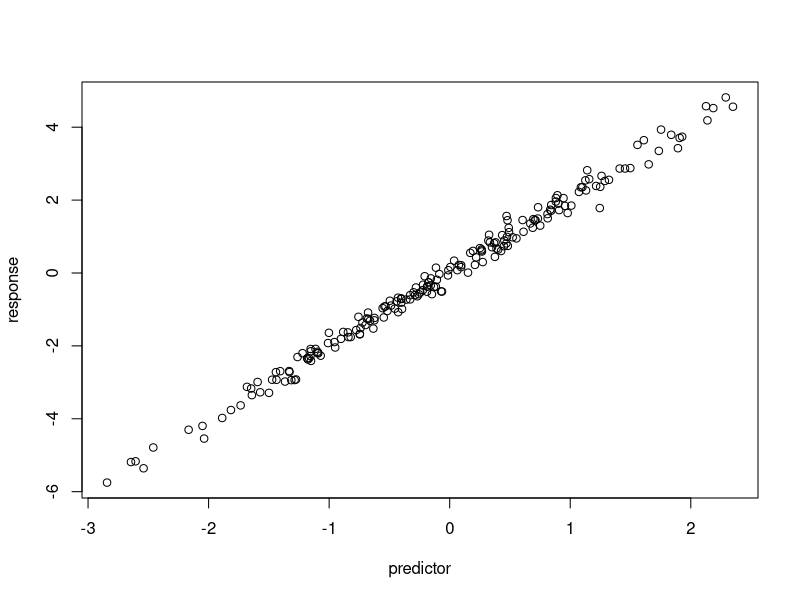

The R script that drew this image:
# Simulate and plot data
# Jeff Oliver
# jcoliver@arizona.edu
# 2025-10-21

# Simulate predictor variable
predictor <- rnorm(n = 200)
# Simulate response variable with noise
response <- 2 * predictor + rnorm(n = length(predictor), sd = 0.2)
# Plot the data
plot(x = predictor, y = response)
